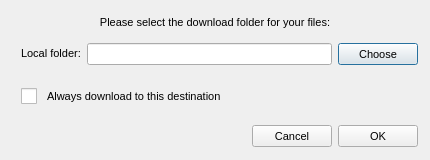
<?xml version="1.0" encoding="UTF-8"?>
<ui version="4.0">
 <class>DownloadFromMegaDialog</class>
 <widget class="QDialog" name="DownloadFromMegaDialog">
  <property name="geometry">
   <rect>
    <x>0</x>
    <y>0</y>
    <width>430</width>
    <height>160</height>
   </rect>
  </property>
  <property name="minimumSize">
   <size>
    <width>430</width>
    <height>160</height>
   </size>
  </property>
  <property name="maximumSize">
   <size>
    <width>430</width>
    <height>160</height>
   </size>
  </property>
  <property name="windowTitle">
   <string>Download from MEGA</string>
  </property>
  <property name="styleSheet">
   <string notr="true">QWidget
{
font-size: 11px;
}

QCheckBox::indicator {
     width: 16px;
     height: 16px;
 }

QRadioButton::indicator {
     width: 16px;
     height: 16px;
 }

QScrollBar:horizontal {
height: 16px;
}

QPushButton
{
    min-height: 14px;
	height: 14px;
}

#cDefaultPath
{
    spacing: 10px;
}

#bChange
{
}
</string>
  </property>
  <layout class="QVBoxLayout" name="verticalLayout">
   <property name="leftMargin">
    <number>12</number>
   </property>
   <property name="topMargin">
    <number>5</number>
   </property>
   <property name="rightMargin">
    <number>12</number>
   </property>
   <property name="bottomMargin">
    <number>10</number>
   </property>
   <item>
    <widget class="QLabel" name="infoLabel">
     <property name="minimumSize">
      <size>
       <width>0</width>
       <height>24</height>
      </size>
     </property>
     <property name="maximumSize">
      <size>
       <width>16777215</width>
       <height>24</height>
      </size>
     </property>
     <property name="focusPolicy">
      <enum>Qt::StrongFocus</enum>
     </property>
     <property name="text">
      <string>Please select the download folder for your files:</string>
     </property>
     <property name="alignment">
      <set>Qt::AlignBottom|Qt::AlignHCenter</set>
     </property>
    </widget>
   </item>
   <item>
    <widget class="QWidget" name="widget" native="true">
     <layout class="QHBoxLayout" name="horizontalLayout">
      <property name="spacing">
       <number>6</number>
      </property>
      <property name="leftMargin">
       <number>9</number>
      </property>
      <property name="topMargin">
       <number>0</number>
      </property>
      <property name="rightMargin">
       <number>0</number>
      </property>
      <property name="bottomMargin">
       <number>9</number>
      </property>
      <item>
       <widget class="QLabel" name="label_2">
        <property name="focusPolicy">
         <enum>Qt::StrongFocus</enum>
        </property>
        <property name="text">
         <string>Local folder:</string>
        </property>
       </widget>
      </item>
      <item>
       <widget class="QLineEdit" name="eFolderPath">
        <property name="enabled">
         <bool>true</bool>
        </property>
        <property name="minimumSize">
         <size>
          <width>0</width>
          <height>0</height>
         </size>
        </property>
        <property name="alignment">
         <set>Qt::AlignLeading|Qt::AlignLeft|Qt::AlignVCenter</set>
        </property>
        <property name="readOnly">
         <bool>true</bool>
        </property>
       </widget>
      </item>
      <item>
       <widget class="QPushButton" name="bChange">
        <property name="minimumSize">
         <size>
          <width>0</width>
          <height>16</height>
         </size>
        </property>
        <property name="maximumSize">
         <size>
          <width>16777215</width>
          <height>16777215</height>
         </size>
        </property>
        <property name="text">
         <string>Choose</string>
        </property>
       </widget>
      </item>
     </layout>
    </widget>
   </item>
   <item>
    <widget class="QCheckBox" name="cDefaultPath">
     <property name="enabled">
      <bool>true</bool>
     </property>
     <property name="styleSheet">
      <string notr="true">margin-left: 9px;</string>
     </property>
     <property name="text">
      <string>Always download to this destination</string>
     </property>
     <property name="checked">
      <bool>false</bool>
     </property>
    </widget>
   </item>
   <item>
    <widget class="QWidget" name="bLayout" native="true">
     <property name="maximumSize">
      <size>
       <width>16777215</width>
       <height>40</height>
      </size>
     </property>
     <layout class="QHBoxLayout" name="horizontalLayout_2">
      <property name="spacing">
       <number>6</number>
      </property>
      <property name="leftMargin">
       <number>0</number>
      </property>
      <property name="topMargin">
       <number>12</number>
      </property>
      <property name="rightMargin">
       <number>0</number>
      </property>
      <property name="bottomMargin">
       <number>0</number>
      </property>
      <item>
       <spacer name="horizontalSpacer">
        <property name="orientation">
         <enum>Qt::Horizontal</enum>
        </property>
        <property name="sizeHint" stdset="0">
         <size>
          <width>40</width>
          <height>20</height>
         </size>
        </property>
       </spacer>
      </item>
      <item>
       <widget class="QPushButton" name="bCancel">
        <property name="text">
         <string>Cancel</string>
        </property>
       </widget>
      </item>
      <item>
       <widget class="QPushButton" name="bOK">
        <property name="text">
         <string>OK</string>
        </property>
       </widget>
      </item>
     </layout>
    </widget>
   </item>
  </layout>
 </widget>
 <tabstops>
  <tabstop>infoLabel</tabstop>
  <tabstop>label_2</tabstop>
  <tabstop>eFolderPath</tabstop>
  <tabstop>bChange</tabstop>
  <tabstop>cDefaultPath</tabstop>
  <tabstop>bCancel</tabstop>
  <tabstop>bOK</tabstop>
 </tabstops>
 <resources/>
 <connections>
  <connection>
   <sender>bCancel</sender>
   <signal>clicked()</signal>
   <receiver>DownloadFromMegaDialog</receiver>
   <slot>reject()</slot>
   <hints>
    <hint type="sourcelabel">
     <x>383</x>
     <y>151</y>
    </hint>
    <hint type="destinationlabel">
     <x>214</x>
     <y>89</y>
    </hint>
   </hints>
  </connection>
 </connections>
</ui>
